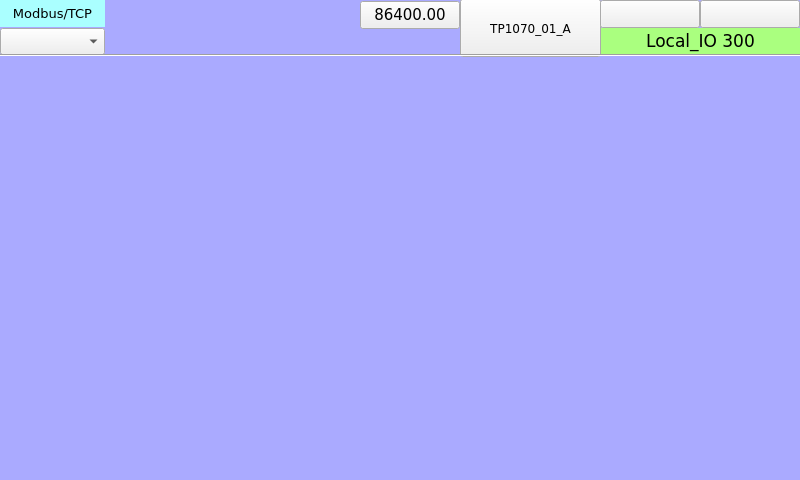
<?xml version="1.0" encoding="UTF-8"?>
<ui version="4.0">
 <class>page300</class>
 <widget class="QWidget" name="page300">
  <property name="geometry">
   <rect>
    <x>0</x>
    <y>0</y>
    <width>800</width>
    <height>480</height>
   </rect>
  </property>
  <property name="minimumSize">
   <size>
    <width>800</width>
    <height>480</height>
   </size>
  </property>
  <property name="maximumSize">
   <size>
    <width>800</width>
    <height>480</height>
   </size>
  </property>
  <property name="windowTitle">
   <string>page300</string>
  </property>
  <property name="styleSheet">
   <string notr="true">QWidget#page300
{
background-color: rgb(170, 170, 255);
}</string>
  </property>
  <widget class="QLabel" name="label_Qt_Project_2">
   <property name="geometry">
    <rect>
     <x>600</x>
     <y>28</y>
     <width>201</width>
     <height>27</height>
    </rect>
   </property>
   <property name="font">
    <font>
     <family>DejaVu Sans</family>
     <pointsize>13</pointsize>
    </font>
   </property>
   <property name="styleSheet">
    <string notr="true">background-color: rgb(170, 255, 127);</string>
   </property>
   <property name="text">
    <string>Local_IO 300</string>
   </property>
   <property name="alignment">
    <set>Qt::AlignCenter</set>
   </property>
  </widget>
  <widget class="ATCMtime" name="atcmTime_2">
   <property name="geometry">
    <rect>
     <x>700</x>
     <y>0</y>
     <width>100</width>
     <height>28</height>
    </rect>
   </property>
   <property name="font">
    <font>
     <family>DejaVu Sans</family>
     <pointsize>10</pointsize>
    </font>
   </property>
   <property name="toolTip">
    <string>ATCM QTime</string>
   </property>
   <property name="whatsThis">
    <string>ATCMtime widget</string>
   </property>
   <property name="bgColor">
    <color>
     <red>255</red>
     <green>255</green>
     <blue>127</blue>
    </color>
   </property>
   <property name="borderWidth">
    <number>0</number>
   </property>
   <property name="borderRadius">
    <number>0</number>
   </property>
  </widget>
  <widget class="QLabel" name="label_Start_3">
   <property name="geometry">
    <rect>
     <x>0</x>
     <y>0</y>
     <width>105</width>
     <height>27</height>
    </rect>
   </property>
   <property name="font">
    <font>
     <family>DejaVu Sans</family>
     <pointsize>10</pointsize>
    </font>
   </property>
   <property name="styleSheet">
    <string notr="true">background-color: rgb(170, 255, 255);</string>
   </property>
   <property name="text">
    <string>Modbus/TCP</string>
   </property>
   <property name="alignment">
    <set>Qt::AlignCenter</set>
   </property>
  </widget>
  <widget class="ATCMlabel" name="atcmLabel_PLC_time">
   <property name="geometry">
    <rect>
     <x>360</x>
     <y>1</y>
     <width>100</width>
     <height>28</height>
    </rect>
   </property>
   <property name="font">
    <font>
     <family>DejaVu Sans</family>
     <pointsize>11</pointsize>
     <weight>50</weight>
     <bold>false</bold>
    </font>
   </property>
   <property name="text">
    <string>86400.00</string>
   </property>
   <property name="toolTip">
    <string>PLC_time</string>
   </property>
   <property name="whatsThis">
    <string>ATCMlabel widget</string>
   </property>
   <property name="variable">
    <string>PLC_time</string>
   </property>
   <property name="refresh">
    <number>500</number>
   </property>
   <property name="max">
    <string>0</string>
   </property>
   <property name="min">
    <string>0</string>
   </property>
   <property name="viewStatus">
    <bool>false</bool>
   </property>
   <property name="visibilityVar">
    <string/>
   </property>
   <property name="bgColor">
    <color>
     <red>255</red>
     <green>255</green>
     <blue>127</blue>
    </color>
   </property>
   <property name="borderWidth">
    <number>0</number>
   </property>
   <property name="borderRadius">
    <number>0</number>
   </property>
  </widget>
  <widget class="ATCManimation" name="atcmAnimation_TEST_STATUS">
   <property name="geometry">
    <rect>
     <x>105</x>
     <y>0</y>
     <width>121</width>
     <height>55</height>
    </rect>
   </property>
   <property name="toolTip">
    <string>TEST_STATUS</string>
   </property>
   <property name="whatsThis">
    <string>ATCManimation widget</string>
   </property>
   <property name="mapping">
    <string>0;:/icons/my_img/local.png;216;:/icons/my_img/remote.png;42;:/icons/my_img/done.png</string>
   </property>
   <property name="variable">
    <string>TEST_STATUS</string>
   </property>
   <property name="refresh">
    <number>500</number>
   </property>
   <property name="viewStatus">
    <bool>false</bool>
   </property>
   <property name="visibilityVar">
    <string/>
   </property>
  </widget>
  <widget class="ATCMbutton" name="atcmButton_6">
   <property name="geometry">
    <rect>
     <x>460</x>
     <y>-1</y>
     <width>141</width>
     <height>58</height>
    </rect>
   </property>
   <property name="font">
    <font>
     <family>DejaVu Sans</family>
     <pointsize>9</pointsize>
     <weight>50</weight>
     <bold>false</bold>
    </font>
   </property>
   <property name="toolTip">
    <string/>
   </property>
   <property name="whatsThis">
    <string>ATCMbutton widget</string>
   </property>
   <property name="pageName">
    <string>menu</string>
   </property>
   <property name="statusvar">
    <string/>
   </property>
   <property name="viewStatus">
    <bool>false</bool>
   </property>
   <property name="refresh">
    <number>200</number>
   </property>
   <property name="visibilityVar">
    <string/>
   </property>
   <property name="bgColor">
    <color>
     <red>170</red>
     <green>170</green>
     <blue>255</blue>
    </color>
   </property>
   <property name="borderColor">
    <color>
     <red>220</red>
     <green>220</green>
     <blue>220</blue>
    </color>
   </property>
   <property name="text">
    <string>TP1070_01_A</string>
   </property>
   <property name="pressText">
    <string>TP1070_01_A</string>
   </property>
   <property name="borderWidth">
    <number>2</number>
   </property>
   <property name="borderRadius">
    <number>0</number>
   </property>
   <property name="apparence">
    <enum>QFrame::Raised</enum>
   </property>
  </widget>
  <widget class="ATCMdate" name="atcmDate_2">
   <property name="geometry">
    <rect>
     <x>600</x>
     <y>0</y>
     <width>100</width>
     <height>28</height>
    </rect>
   </property>
   <property name="font">
    <font>
     <family>DejaVu Sans</family>
     <pointsize>10</pointsize>
    </font>
   </property>
   <property name="toolTip">
    <string>ATCM QDate</string>
   </property>
   <property name="whatsThis">
    <string>ATCMdate widget</string>
   </property>
   <property name="bgColor">
    <color>
     <red>255</red>
     <green>255</green>
     <blue>127</blue>
    </color>
   </property>
   <property name="borderWidth">
    <number>0</number>
   </property>
   <property name="borderRadius">
    <number>0</number>
   </property>
  </widget>
  <widget class="ATCMcombobox" name="atcmComboBox">
   <property name="geometry">
    <rect>
     <x>0</x>
     <y>28</y>
     <width>105</width>
     <height>27</height>
    </rect>
   </property>
   <property name="font">
    <font>
     <family>DejaVu Sans</family>
     <pointsize>10</pointsize>
    </font>
   </property>
   <property name="toolTip">
    <string>TEST_COMMAND</string>
   </property>
   <property name="whatsThis">
    <string>ATCMcombobox widget</string>
   </property>
   <property name="variable">
    <string>TEST_COMMAND</string>
   </property>
   <property name="refresh">
    <number>500</number>
   </property>
   <property name="viewStatus">
    <bool>false</bool>
   </property>
   <property name="writeAcknowledge">
    <bool>false</bool>
   </property>
   <property name="visibilityVar">
    <string/>
   </property>
   <property name="bgColor">
    <color>
     <red>170</red>
     <green>255</green>
     <blue>127</blue>
    </color>
   </property>
   <property name="borderWidth">
    <number>0</number>
   </property>
   <property name="borderRadius">
    <number>0</number>
   </property>
   <property name="mapping">
    <string>0;LOCAL;216;REMOTE;42;DONE</string>
   </property>
  </widget>
  <widget class="Line" name="line_2">
   <property name="geometry">
    <rect>
     <x>0</x>
     <y>45</y>
     <width>801</width>
     <height>20</height>
    </rect>
   </property>
   <property name="orientation">
    <enum>Qt::Horizontal</enum>
   </property>
  </widget>
 </widget>
 <customwidgets>
  <customwidget>
   <class>ATCManimation</class>
   <extends>QLabel</extends>
   <header>atcmplugin.h</header>
  </customwidget>
  <customwidget>
   <class>ATCMbutton</class>
   <extends>QPushButton</extends>
   <header>atcmplugin.h</header>
  </customwidget>
  <customwidget>
   <class>ATCMcombobox</class>
   <extends>QComboBox</extends>
   <header>atcmplugin.h</header>
  </customwidget>
  <customwidget>
   <class>ATCMdate</class>
   <extends>QPushButton</extends>
   <header>atcmplugin.h</header>
  </customwidget>
  <customwidget>
   <class>ATCMlabel</class>
   <extends>QPushButton</extends>
   <header>atcmplugin.h</header>
  </customwidget>
  <customwidget>
   <class>ATCMtime</class>
   <extends>QPushButton</extends>
   <header>atcmplugin.h</header>
  </customwidget>
 </customwidgets>
 <resources/>
 <connections>
  <connection>
   <sender>atcmButton_6</sender>
   <signal>newPage(const char*,bool)</signal>
   <receiver>page300</receiver>
   <slot>goto_page(const char*,bool)</slot>
   <hints>
    <hint type="sourcelabel">
     <x>20</x>
     <y>20</y>
    </hint>
    <hint type="destinationlabel">
     <x>20</x>
     <y>20</y>
    </hint>
   </hints>
  </connection>
 </connections>
 <slots>
  <slot>goto_page(const char*,bool)</slot>
 </slots>
</ui>
